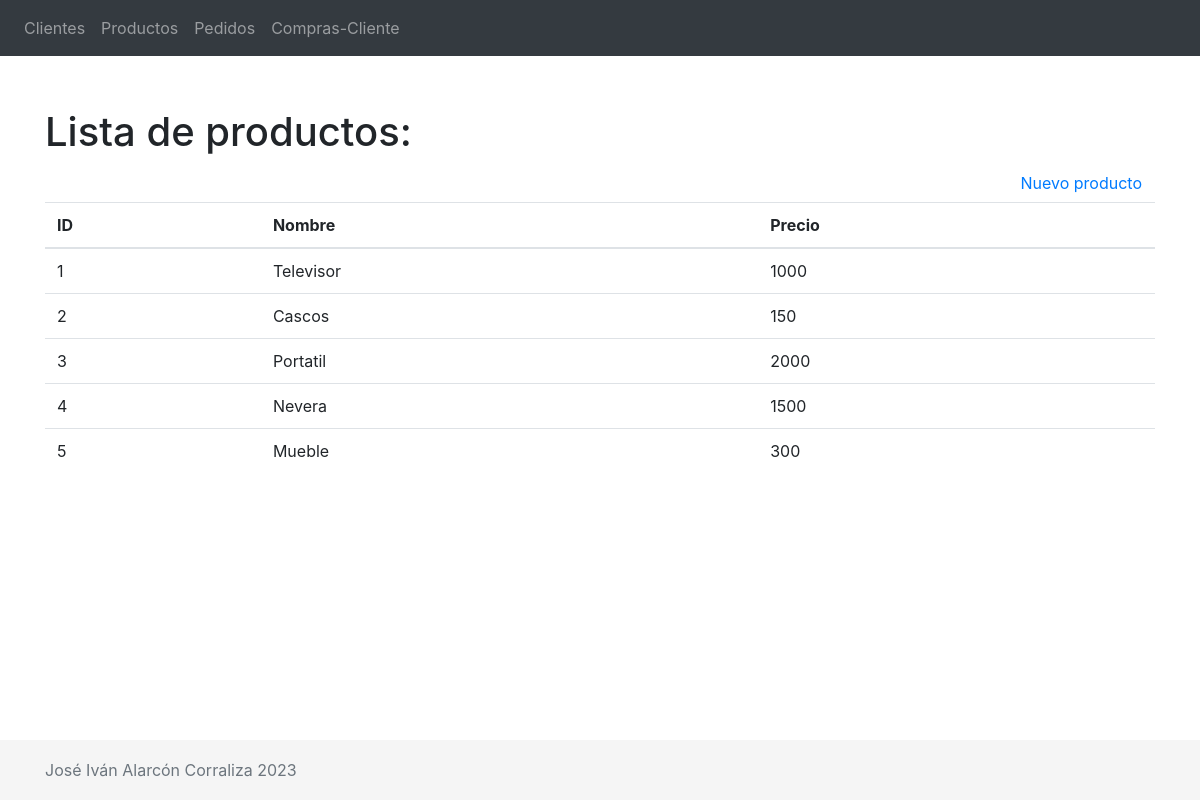
The page /web-php/products.php on the database its author committed.
### tables this page shows
CREATE TABLE IF NOT EXISTS producto(
	id INT NOT NULL AUTO_INCREMENT,
	nombre VARCHAR(50) NOT NULL,
	precio INT(4) NOT NULL,
	PRIMARY KEY (id)
	);

### web-php/products.php (the view)
<html>
<head>
    <?php include('include/header.php'); ?>
</head>
<body>
<?php include('include/navbar.php'); ?>
<main class="container">
<?php
    $servername = "mysql-container";
    $username = "ivan";
    $password = "ivan1234";
    $dbname = "db-lamp";
	$conn = new mysqli($servername, $username, $password, $dbname);
	if ($conn->connect_error) {
		echo "<div class='alert alert-danger mt-5'>".
             "<strong>Connection failed:</strong> " . $conn->connect_error.
			 "</div>";
	} else {
		$sql = "SELECT * FROM producto";
		$result = $conn->query($sql);
		if ($result->num_rows > 0) {
            echo "<div><div clas='clearfix'><h1 class='mt-5'>Lista de productos:</h1><a href='/register_product.php' class='btn btn-default float-right'>Nuevo producto</a></div></div>";
		    echo "<table class='table'><thead><tr>";
		    echo "<th>ID</th>";
		    echo "<th>Nombre</th>";
		    echo "<th>Precio</th>";
		    echo "</tr></thead>";
		    echo "<tbody>";
		    while($row = $result->fetch_assoc()) {
			echo "<tr>";
			echo "<td>". $row["id"]. "</td>";
			echo "<td>". $row["nombre"]. "</td>";
			echo "<td>". $row["precio"]. "</td>";
			echo "</tr>";
		    }
		    echo "</tbody>";
		    echo "</table>";
		} else {
            echo "<div><div clas='clearfix'><h1 class='mt-5'>Lista de productos:</h1><a href='/register_product.php' class='btn btn-default float-right'>NUevo producto</a></div></div>";
		    echo "<div class='alert alert-danger mt-5'><strong>Producto no registrado</strong></div>";
		}
	}
?>
</main>
<?php include('include/footer.php'); ?>
</body>
</html>

### web-php/include/header.php (style rules this page uses)
main.container { padding: 60px 15px 0; }

### rows shown on the page
producto: id "1", nombre "Televisor", precio "1000"
producto: id "2", nombre "Cascos", precio "150"
producto: id "3", nombre "Portatil", precio "2000"
producto: id "4", nombre "Nevera", precio "1500"
producto: id "5", nombre "Mueble", precio "300"
